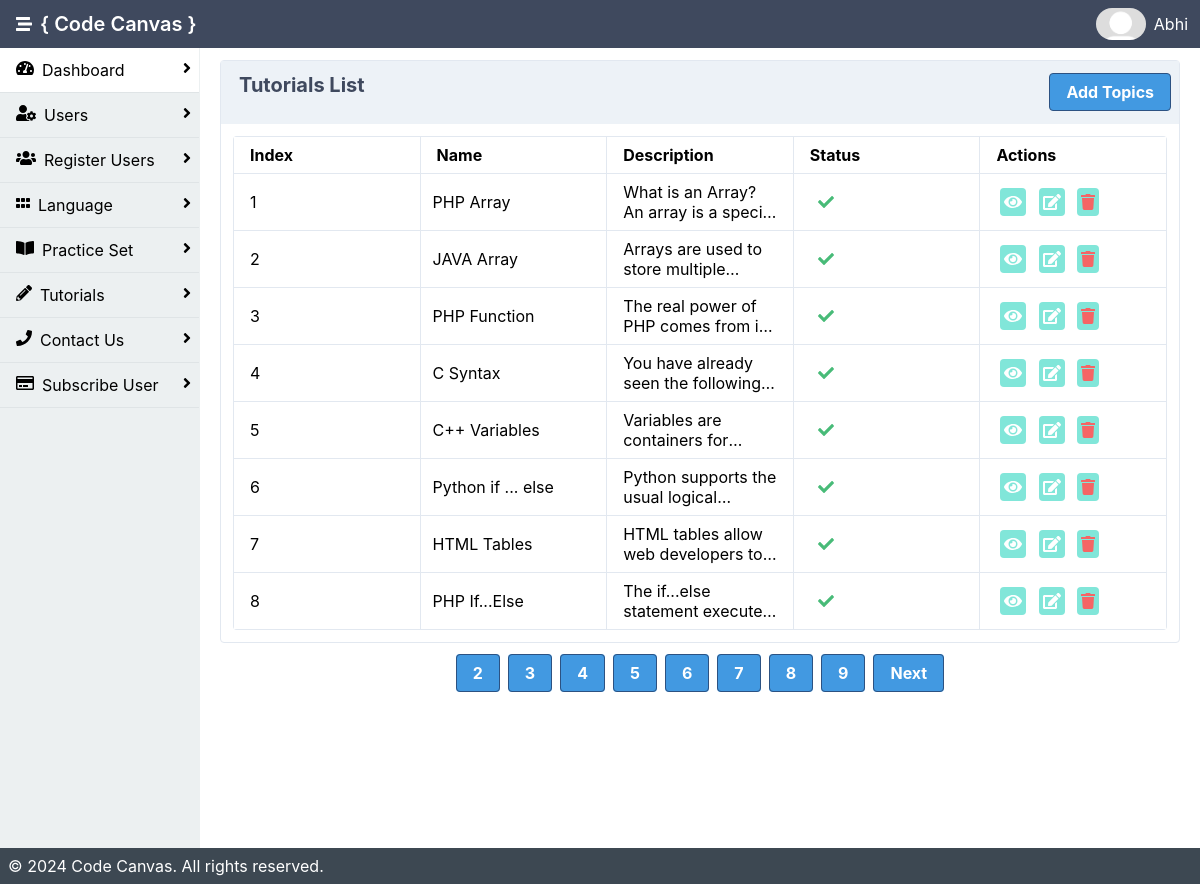
The app's page /admin/tutorials.php (signed in), older data.
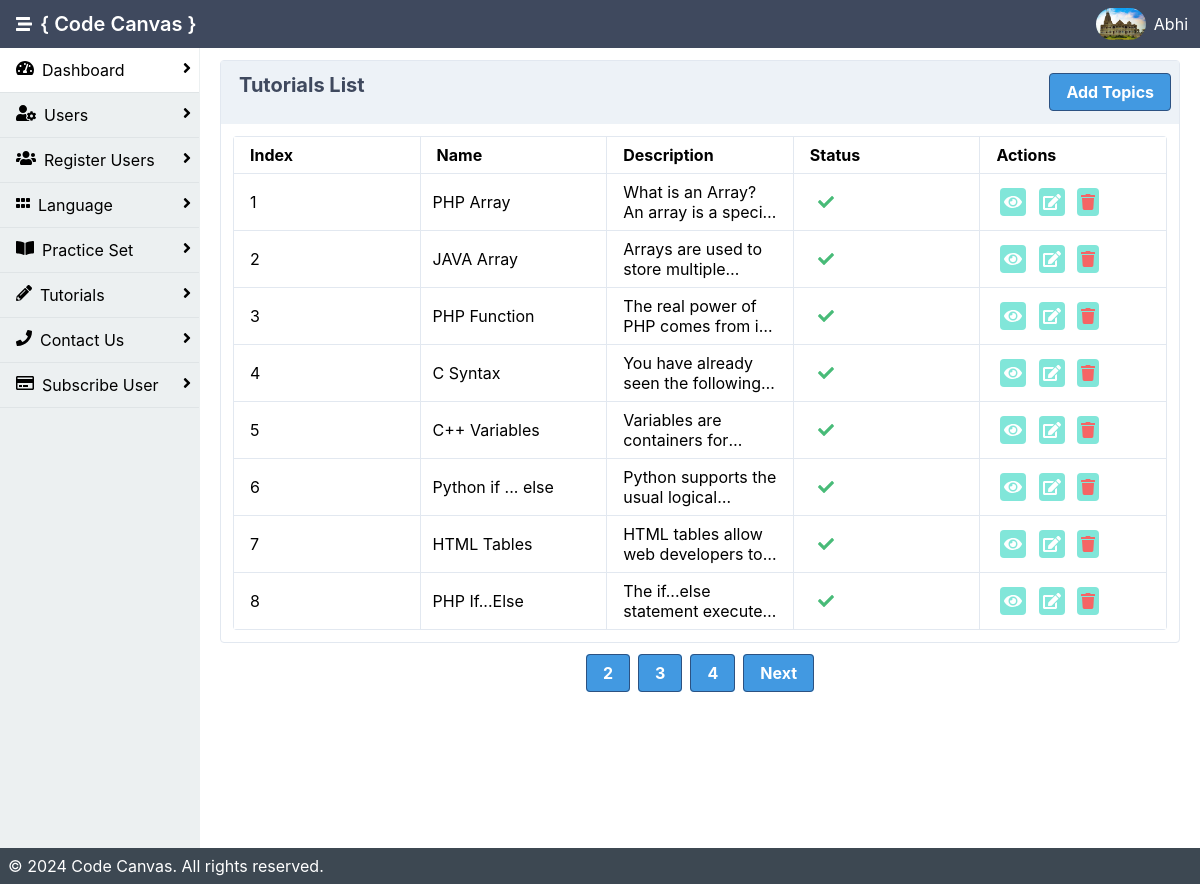
The same page, newer data.
### tables this page shows
CREATE TABLE `user` (
  `user_id` int(11) NOT NULL,
  `u_image` varchar(200) DEFAULT NULL,
  `name` varchar(200) NOT NULL,
  `email` varchar(200) NOT NULL,
  `passwd` varchar(50) NOT NULL,
  `is_active` int(11) NOT NULL DEFAULT 0,
  `created_date` date NOT NULL DEFAULT current_timestamp(),
  `number` varchar(10) NOT NULL,
  `city` varchar(400) NOT NULL
);

### admin/tutorials.php (the view, shortened to what the changed rows need)
<?php
include 'inc/header.php';
$records_per_page = 8;
$current_page = isset($_GET['page']) ? $_GET['page'] : 1;
$total_records_query = "SELECT COUNT(*) AS total FROM tutorial";
$total_records_result = mysqli_query($con, $total_records_query);
$total_records = mysqli_fetch_assoc($total_records_result)['total'];
$total_pages = ceil($total_records / $records_per_page);
?>
<!DOCTYPE html>
<html lang="en">
<div class="mx-auto bg-grey-400">
    <div class="min-h-screen flex flex-col">
        <div class="flex flex-1">
            <main class="bg-white-500 flex-1 p-3 overflow-hidden">
            <div class="flex flex-1  flex-col md:flex-row lg:flex-row mx-2">
                        <div class="mb-2 border-solid border-gray-300 rounded border shadow-sm w-full">
                            <div class="p-3">
                                <table class="table-responsive w-full rounded">
                                    <thead>
                                      <tr>
                                          <th class="border w-1/6 px-4 py-2">Index</th>
                                          <th class="border w-1/6 px-4 py-2">Name</th>
                                          <th class="border w-1/6 px-4 py-2">Description</th>
                                        <th class="border w-1/6 px-4 py-2">Status</th>
                                        <th class="border w-1/6 px-4 py-2">Actions</th>
                                      </tr>
                                    </thead>
                                </table>
                            </div>
                        </div>
                    </div>
                    <div class="p-3">
                            <ul class="flex justify-center">
                                <?php if ($total_pages > 1) { ?>
                                    <?php for ($i = 1; $i <= $total_pages; $i++) { ?>
                                        <li class="<?php echo ($current_page == $i) ? 'hidden' : ''; ?> mr-2">
                                            <a href="?page=<?php echo $i; ?>" class="bg-blue-500 hover:bg-blue-800 text-white font-bold py-2 px-4 border border-blue-800 rounded"><?php echo $i; ?></a>
                                        </li>
                                    <?php } ?>
                                <?php } ?>
                            </ul>
                        </div>
                </div>
        </div>
    </div>
</body>
</html>

### admin/inc/header.php (shortened to what the changed rows need)
<?php
include 'db.php';
$userid = $_SESSION["userid"];
$name = $_SESSION["name"];
$qry = "SELECT * FROM user WHERE user_id= '".$userid."'";
$res = mysqli_query($con , $qry);
$data = mysqli_fetch_assoc($res);
$image = "uploads/".$data['u_image'];
?>
<html lang="en">
<head>
    <link rel="stylesheet" href="./dist/styles.css">
    <link rel="stylesheet" href="https://cdnjs.cloudflare.com/ajax/libs/font-awesome/4.7.0/css/font-awesome.min.css">
</head>
<body>
<header class="bg-nav">
            <div class="flex justify-between">
                <div class="p-1 mx-3 inline-flex items-center">
                    <h1 class="text-white p-2">{ Code Canvas }</h1>
                </div>
                <div class="p-1 flex flex-row items-center">
                    <?php if(isset($data['u_image']) && file_exists($image)){
                                                    ?>
                    <img onmouseover="profileToggle()" class="inline-block h-8 rounded-full" src="<?php echo 'uploads/'.$data['u_image'];?>" alt="">
                    <?php }else{ ?>
                                                    <img src="uploads/images.png" onmouseover="profileToggle()" class="inline-block h-8 rounded-full"></img>
                                                    <?php } ?>
                    <a href="#" onmouseover="profileToggle()" onmouseout="profileToggle()" class="text-white p-2 no-underline hidden md:block lg:block"><?php echo $name; ?></a>
                </div>
            </div>
        </header>

Row changes from the older to the newer data that the page shows:
now on this page (row edited): user: u_image (picture)
Text that changed along with them:
list line gone: "5"
list line gone: "6"
list line gone: "7"
list line gone: "8"
list line gone: "9"
